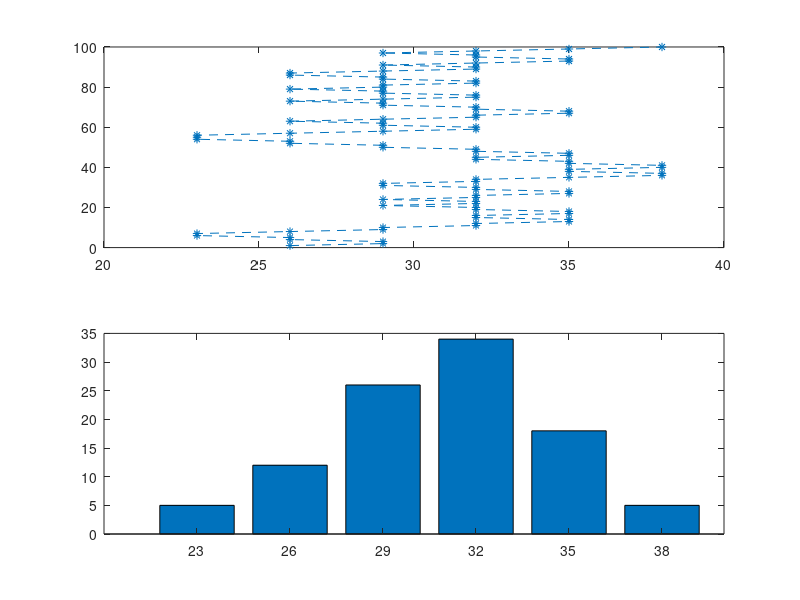

Write the MATLAB code that produced this figure. (Note: this script raises an error after producing the figure.)
%analysis

clc
clear
close all

% Add helper functions
addpath(genpath(fullfile(pwd, 'helperFunctions')));

% Load data
load data/metaResults
load data/subsetsResults
load data/example_subject_contrasts
load data/contrasts_mean_SD

%% Figure 1: Example staircase (S2 in block 2)
figure; subplot(2,1,1); plot(contrasts, 1:100, '*--');
contrValNum = 0;
for contrValue=23:3:38
    contrValNum = contrValNum + 1;
    numTrialsContr(contrValNum) = sum(contrasts == contrValue);
end
subplot(2,1,2); bar(23:3:38, numTrialsContr);


%% Figure 2: Compare stimulus sensitivity (d') across the 3 conditions
disp('----------- d'' results -----------')
meta_means = [mean(dprime)]
[p_dprime(1), p_dprime(2:4)] = do_stats(dprime); %p values for ANOVA + 3 t-tests
p_dprime

% Plot Figure 2
plot_3bars(dprime, 0, 'd''', [1.2, 1.6], 0, p_dprime(2));

% Supplementary Figure 1: raincloud version of Figure 2
figure; raincloud_wrapper(dprime, 0, 'd''');


%% Figure 3: Compare metacognition estimates for 3 conditions
disp('----------- metacognition results -----------')
meta_means = [mean(type2AUC); mean(phi); mean(metad); mean(Mratio); mean(Mdiff)];
meta_means_and_diff = [meta_means, meta_means(:,3)-meta_means(:,1)]
[p(1,1), p(1,2:4), effect_size(1,:)] = do_stats(type2AUC); %p values for ANOVA + 3 t-tests
[p(2,1), p(2,2:4), effect_size(2,:)] = do_stats(phi); %p values for ANOVA + 3 t-tests
[p(3,1), p(3,2:4), effect_size(3,:)] = do_stats(metad); %p values for ANOVA + 3 t-tests
[p(4,1), p(4,2:4), effect_size(4,:)] = do_stats(Mratio); %p values for ANOVA + 3 t-tests
[p(5,1), p(5,2:4), effect_size(5,:)] = do_stats(Mdiff); %p values for ANOVA + 3 t-tests
p
effect_size

% Plot Figure 3
figure;
plotIndividualData = 0;
plot_3bars(type2AUC, 1, 'type 2 AUC', [.65, .75], plotIndividualData, p(1,2));
plot_3bars(phi, 2, 'phi', [.25, .4], plotIndividualData, p(2,2));
plot_3bars(metad, 4, 'meta-d''', [1, 1.6], plotIndividualData, p(3,2));
plot_3bars(Mratio, 5, 'meta-d''/d''', [.8, 1.2], plotIndividualData, p(4,2));
plot_3bars(Mdiff, 6, 'meta-d'' - d''', [-.4, .3], plotIndividualData, p(5,2));

% Supplementary Figure 2: raincloud version of Figure 3
figure
raincloud_wrapper(type2AUC, 1, 'type 2 AUC');
raincloud_wrapper(phi, 2, 'phi');
raincloud_wrapper(metad, 4, 'meta-d''');
raincloud_wrapper(Mratio, 5, 'meta-d''/d''');
raincloud_wrapper(Mdiff, 6, 'meta-d'' - d''');


%% Control analysis: Consider subsets of equal size as the 1-contrast conditions
disp('----------- control (subsets) results -----------')
type2AUC_subsets = [type2AUC(:,1), mean(type2AUC_subsets,3)];
phi_subsets = [phi(:,1), mean(phi_subsets,3)];
metad_subsets = [metad(:,1), mean(metad_subsets,3)];
Mratio_subsets = [Mratio(:,1), mean(Mratio_subsets,3)];
Mdiff_subsets = [Mdiff(:,1), mean(Mdiff_subsets,3)];
meta_means_subsets = [mean(type2AUC_subsets); mean(phi_subsets); mean(metad_subsets); mean(Mratio_subsets); mean(Mdiff_subsets)];
meta_means_subsets_and_diff = [meta_means_subsets, meta_means_subsets(:,3)-meta_means_subsets(:,1)]
[p(1,1), p(1,2:4)] = do_stats(type2AUC_subsets); %p values for ANOVA + 3 t-tests
[p(2,1), p(2,2:4)] = do_stats(phi_subsets); %p values for ANOVA + 3 t-tests
[p(3,1), p(3,2:4)] = do_stats(metad_subsets); %p values for ANOVA + 3 t-tests
[p(4,1), p(4,2:4)] = do_stats(Mratio_subsets); %p values for ANOVA + 3 t-tests
[p(5,1), p(5,2:4)] = do_stats(Mdiff_subsets); %p values for ANOVA + 3 t-tests
p

% Plot the Supplementary Figure 3 (equivalent to Figure 3 but for the
% subsets control analysis)
figure;
plotIndividualData = 0;
plot_3bars(type2AUC_subsets, 1, 'type 2 AUC', [.65, .75], plotIndividualData, p(1,2));
plot_3bars(phi_subsets, 2, 'phi', [.25, .4], plotIndividualData, p(2,2));
plot_3bars(metad_subsets, 4, 'meta-d''', [1, 1.6], plotIndividualData, p(3,2));
plot_3bars(Mratio_subsets, 5, 'meta-d''/d''', [.8, 1.2], plotIndividualData, p(4,2));
plot_3bars(Mdiff_subsets, 6, 'meta-d'' - d''', [-.4, .3], plotIndividualData, p(5,2));


%% Figure 4: Correlations between metacognitive inlfation and stimulus variability
disp('----------- correlation b/n meta inflation and stimulus variability -----------')
[r_incrM_normVar(1),p_incrM_normVar(1)]=corr(contrast_SD'./contrast_mean', type2AUC(:,3)-type2AUC(:,1));
[r_incrM_normVar(2),p_incrM_normVar(2)]=corr(contrast_SD'./contrast_mean', phi(:,3)-phi(:,1));
[r_incrM_normVar(3),p_incrM_normVar(3)]=corr(contrast_SD'./contrast_mean', metad(:,3)-metad(:,1));
[r_incrM_normVar(4),p_incrM_normVar(4)]=corr(contrast_SD'./contrast_mean', Mratio(:,3)-Mratio(:,1));
[r_incrM_normVar(5),p_incrM_normVar(5)]=corr(contrast_SD'./contrast_mean', Mdiff(:,3)-Mdiff(:,1));

% % Control analysis: remove possible outlier with high stimulus variability
% subj=[1:9,11:31];
% [r_M_normVar(1),p_M_normVar(1)]=corr(contrast_SD(subj)'./contrast_mean(subj)', type2AUC(subj,3)-type2AUC(subj,1));
% [r_M_normVar(2),p_M_normVar(2)]=corr(contrast_SD(subj)'./contrast_mean(subj)', phi(subj,3)-phi(subj,1));
% [r_M_normVar(3),p_M_normVar(3)]=corr(contrast_SD(subj)'./contrast_mean(subj)', metad(subj,3)-metad(subj,1));
% [r_M_normVar(4),p_M_normVar(4)]=corr(contrast_SD(subj)'./contrast_mean(subj)', Mratio(subj,3)-Mratio(subj,1));
% [r_M_normVar(5),p_M_normVar(5)]=corr(contrast_SD(subj)'./contrast_mean(subj)', Mdiff(subj,3)-Mdiff(subj,1));

r_incrM_normVar
p_incrM_normVar

% Plot figure
figure;
plot_scatterplot(contrast_SD'./contrast_mean', type2AUC(:,3)-type2AUC(:,1), 1, [.1,.25], 'stimulus variability', 'type 2 AUC')
plot_scatterplot(contrast_SD'./contrast_mean', phi(:,3)-phi(:,1), 2, [.1,.25], 'stimulus variability', 'phi')
plot_scatterplot(contrast_SD'./contrast_mean', metad(:,3)-metad(:,1), 4, [.1,.25], 'stimulus variability', 'meta-d''')
plot_scatterplot(contrast_SD'./contrast_mean', Mratio(:,3)-Mratio(:,1), 5, [.1,.25], 'stimulus variability', 'meta-d''/d''')
plot_scatterplot(contrast_SD'./contrast_mean', Mdiff(:,3)-Mdiff(:,1), 6, [.1,.25], 'stimulus variability', 'meta-d'' - d''')


%% Figure 5: Correlations between metacognition in 1C and stimulus variability
disp('----------- correlation b/n metacognition in 1C and stimulus variability -----------')
cond = 1;
[r_M_normVar(1),p_M_normVar(1)]=corr(contrast_SD'./contrast_mean', type2AUC(:,cond));
[r_M_normVar(2),p_M_normVar(2)]=corr(contrast_SD'./contrast_mean', phi(:,cond));
[r_M_normVar(3),p_M_normVar(3)]=corr(contrast_SD'./contrast_mean', metad(:,cond));
[r_M_normVar(4),p_M_normVar(4)]=corr(contrast_SD'./contrast_mean', Mratio(:,cond));
[r_M_normVar(5),p_M_normVar(5)]=corr(contrast_SD'./contrast_mean', Mdiff(:,cond));

% % Control analysis: remove possible outlier with high stimulus variability
% subj=[1:9,11:31];
% [r_M_normVar(1),p_M_normVar(1)]=corr(contrast_SD(subj)'./contrast_mean(subj)', type2AUC(subj,cond));
% [r_M_normVar(2),p_M_normVar(2)]=corr(contrast_SD(subj)'./contrast_mean(subj)', phi(subj,cond));
% [r_M_normVar(3),p_M_normVar(3)]=corr(contrast_SD(subj)'./contrast_mean(subj)', metad(subj,cond));
% [r_M_normVar(4),p_M_normVar(4)]=corr(contrast_SD(subj)'./contrast_mean(subj)', Mratio(subj,cond));
% [r_M_normVar(5),p_M_normVar(5)]=corr(contrast_SD(subj)'./contrast_mean(subj)', Mdiff(subj,cond));

r_M_normVar
p_M_normVar

% Plot figure
figure;
plot_scatterplot(contrast_SD'./contrast_mean', type2AUC(:,cond), 1, [.1,.25], 'stimulus variability', 'type 2 AUC')
plot_scatterplot(contrast_SD'./contrast_mean', phi(:,cond), 2, [.1,.25], 'stimulus variability', 'phi')
plot_scatterplot(contrast_SD'./contrast_mean', metad(:,cond), 4, [.1,.25], 'stimulus variability', 'meta-d''')
plot_scatterplot(contrast_SD'./contrast_mean', Mratio(:,cond), 5, [.1,.25], 'stimulus variability', 'meta-d''/d''')
plot_scatterplot(contrast_SD'./contrast_mean', Mdiff(:,cond), 6, [.1,.25], 'stimulus variability', 'meta-d'' - d''')


%% Discussion: Correlations between metacognition in 1C and AC conditions
disp('----------- correlation b/n metacognitive ability for the 1C and AC conditions -----------')
[r_M_normVar(1),p_M_normVar(1)]=corr(type2AUC(:,1), type2AUC(:,3));
[r_M_normVar(2),p_M_normVar(2)]=corr(phi(:,1), phi(:,3));
[r_M_normVar(3),p_M_normVar(3)]=corr(metad(:,1), metad(:,3));
[r_M_normVar(4),p_M_normVar(4)]=corr(Mratio(:,1), Mratio(:,3));
[r_M_normVar(5),p_M_normVar(5)]=corr(Mdiff(:,1), Mdiff(:,3));
r_M_normVar
p_M_normVar